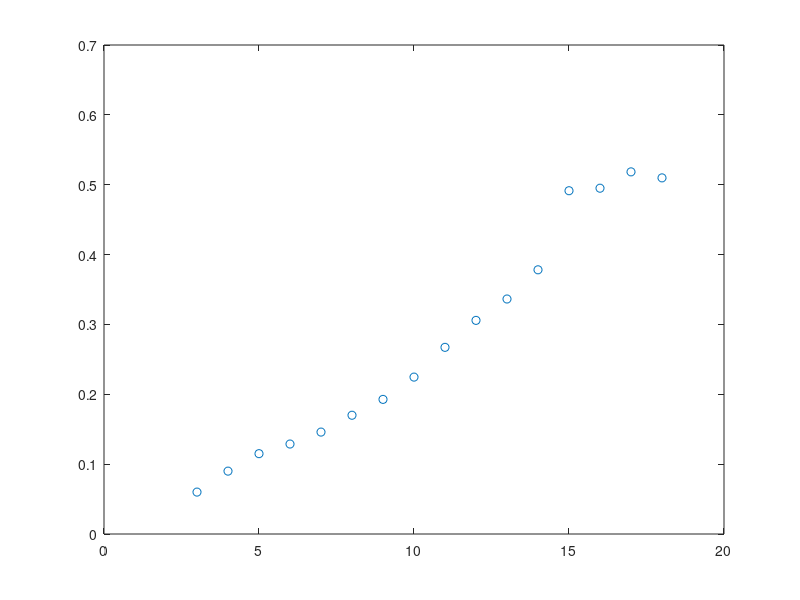

This figure's MATLAB source:
x =3:1:18;
y = [.06 .09 .115 .1288 .1459 .17 .1927 .2246 .2672 .3058 .3364 .3782 .4914 .495 .5184 .5098];

grid on
plot(x,y,'o')
